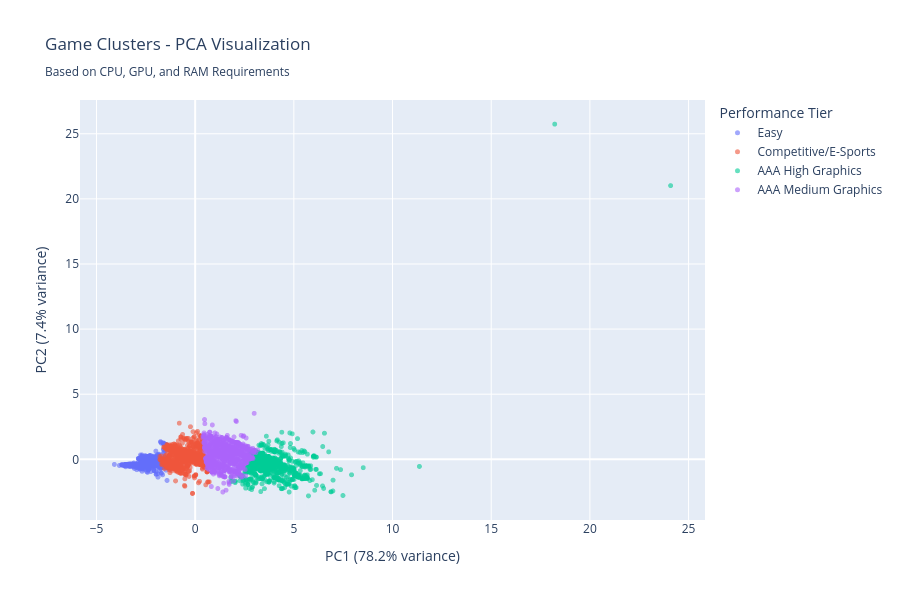

Notebook source saved alongside this figure:
### Code cell
# Step 11: Visualizations
# Using PCA to reduce dimensions for visualization
from sklearn.decomposition import PCA

# Reduce to 2D for plotting
pca = PCA(n_components=2)
X_pca = pca.fit_transform(X_scaled)

# Create visualization dataframe
viz_df = pd.DataFrame({
    'PC1': X_pca[:, 0],
    'PC2': X_pca[:, 1],
    'Cluster': df_features['Cluster'].values,
    'Cluster_Label': df_features['Cluster_Label'].values
})

# PCA Scatter Plot
fig_pca = px.scatter(
    viz_df,
    x='PC1', y='PC2',
    color='Cluster_Label',
    title='Game Clusters - PCA Visualization<br><sub>Based on CPU, GPU, and RAM Requirements</sub>',
    labels={'PC1': f'PC1 ({pca.explained_variance_ratio_[0]*100:.1f}% variance)',
            'PC2': f'PC2 ({pca.explained_variance_ratio_[1]*100:.1f}% variance)',
            'Cluster_Label': 'Performance Tier'},
    hover_data={'Name': df_features['Name'].values[:len(viz_df)]}
)
fig_pca.update_layout(width=900, height=600)
fig_pca.update_traces(marker=dict(size=5, opacity=0.6))
fig_pca.show()

print(f'PCA Explained Variance: PC1={pca.explained_variance_ratio_[0]*100:.1f}%, PC2={pca.explained_variance_ratio_[1]*100:.1f}%')

### Figure 1 — Plotly figure (JSON) as saved in the notebook; plotly's stock layout.template omitted (floating-point values rounded to 4 significant figures; data arrays with more than 128 entries replaced by an {"elided": "..."} marker saying what was removed)
{"data": [{"customdata": {"elided": "2543x1 str values"}, "hovertemplate": "Performance Tier=Easy<br>PC1 (78.2% variance)=%{x}<br>PC2 (7.4% variance)=%{y}<br>Name=%{customdata[0]}<extra></extra>", "legendgroup": "Easy", "marker": {"color": "#636efa", "opacity": 0.6, "size": 5, "symbol": "circle"}, "mode": "markers", "name": "Easy", "showlegend": true, "type": "scattergl", "x": {"elided": "2543 float values"}, "xaxis": "x", "y": {"elided": "2543 float values"}, "yaxis": "y"}, {"customdata": {"elided": "2162x1 str values"}, "hovertemplate": "Performance Tier=Competitive/E-Sports<br>PC1 (78.2% variance)=%{x}<br>PC2 (7.4% variance)=%{y}<br>Name=%{customdata[0]}<extra></extra>", "legendgroup": "Competitive/E-Sports", "marker": {"color": "#EF553B", "opacity": 0.6, "size": 5, "symbol": "circle"}, "mode": "markers", "name": "Competitive/E-Sports", "showlegend": true, "type": "scattergl", "x": {"elided": "2162 float values"}, "xaxis": "x", "y": {"elided": "2162 float values"}, "yaxis": "y"}, {"customdata": {"elided": "1299x1 str values"}, "hovertemplate": "Performance Tier=AAA High Graphics<br>PC1 (78.2% variance)=%{x}<br>PC2 (7.4% variance)=%{y}<br>Name=%{customdata[0]}<extra></extra>", "legendgroup": "AAA High Graphics", "marker": {"color": "#00cc96", "opacity": 0.6, "size": 5, "symbol": "circle"}, "mode": "markers", "name": "AAA High Graphics", "showlegend": true, "type": "scattergl", "x": {"elided": "1299 float values"}, "xaxis": "x", "y": {"elided": "1299 float values"}, "yaxis": "y"}, {"customdata": {"elided": "1290x1 str values"}, "hovertemplate": "Performance Tier=AAA Medium Graphics<br>PC1 (78.2% variance)=%{x}<br>PC2 (7.4% variance)=%{y}<br>Name=%{customdata[0]}<extra></extra>", "legendgroup": "AAA Medium Graphics", "marker": {"color": "#ab63fa", "opacity": 0.6, "size": 5, "symbol": "circle"}, "mode": "markers", "name": "AAA Medium Graphics", "showlegend": true, "type": "scattergl", "x": {"elided": "1290 float values"}, "xaxis": "x", "y": {"elided": "1290 float values"}, "yaxis": "y"}], "layout": {"height": 600, "legend": {"title": {"text": "Performance Tier"}, "tracegroupgap": 0}, "title": {"text": "Game Clusters - PCA Visualization<br><sub>Based on CPU, GPU, and RAM Requirements</sub>"}, "width": 900, "xaxis": {"anchor": "y", "domain": [0, 1], "title": {"text": "PC1 (78.2% variance)"}}, "yaxis": {"anchor": "x", "domain": [0, 1], "title": {"text": "PC2 (7.4% variance)"}}}}
